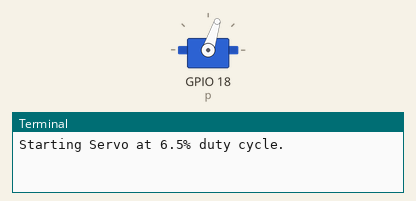
Recording of a program running on a simulated Raspberry Pi (BCM pin numbers). On the bench: servo, the last lines printed to the terminal. Servo angles are drawn from the pulse width (0.5 ms = 0°, 2.5 ms = 180°); speech is not drawn; the words are listed on the console. At 8.2 s the program stops and its outputs stay as they are.

Above: at 0.1 s.
At 1.6 s:
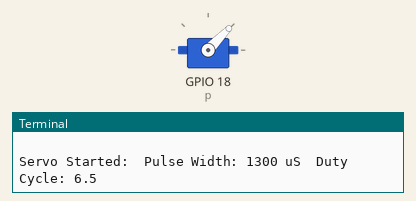
At 2.82 s:
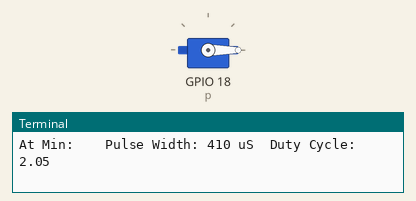
At 6.46 s:
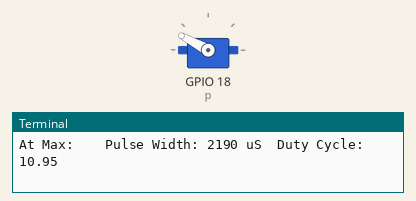
Timing chart, 0 to 9.7 s (numbered marks = the images above):
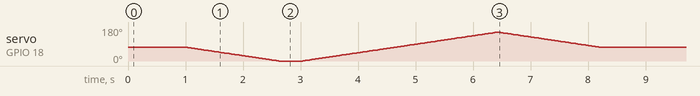

The program:

pwmOut.py
```python
import RPi.GPIO as IO
import time
import os
IO.setwarnings(False)
IO.setmode(IO.BCM)
IO.setup(18, IO.OUT)
p = IO.PWM(18, 50) # Pin 18  Frequency= 50 Hertz
pwStepTime = .02
pwStep = 10

pwMin = 400
pwMax = 2200
pwMid = int(pwMin + (pwMax - pwMin)/2)
pwDCmin = pwMin / 200
pwDCmax = pwMax / 200
pwDCrange = pwDCmax - pwDCmin
dc = lambda DC: (DC - pwMin) / (pwMax - pwMin) * pwDCrange  + pwDCmin

print("Starting Servo at {}% duty cycle.".format (dc(pwMid)))
p.start(dc(pwMid))

p.ChangeDutyCycle(dc(pwMid))
time.sleep(1)
os.system("espeak -ven-us+f4 -s150 \"Commence Sweep!\" 2>/dev/null")

print("\nServo Started:", end='')
print("\tPulse Width: {} uS\tDuty Cycle: {}".format(pwMid, dc(pwMid)))

try:
    for rd in range(pwMid, pwMin, -pwStep):
        p.ChangeDutyCycle(dc(rd))
#        print("Duty Cycle: {}".format(dc(rd)))
        time.sleep(pwStepTime)
    print("At Min:\t\tPulse Width: {} uS\tDuty Cycle: {}".format(rd, dc(rd)))

    for ld in range(pwMin, pwMax, pwStep):
        p.ChangeDutyCycle(dc(ld))
#        print("Duty Cycle: {}".format(dc(ld)))
        time.sleep(pwStepTime)
    print("At Max:\t\tPulse Width: {} uS\tDuty Cycle: {}".format(ld, dc(ld)))

    for md in range(pwMax, pwMid, -pwStep):
        p.ChangeDutyCycle(dc(md))
#        print("Duty Cycle: {}".format(dc(md)))
        time.sleep(pwStepTime)
    print("At Mid:\t\tPulse Width: {} uS\tDuty Cycle: {}".format(md, dc(md)))

except KeyboardInterrupt:
    print("Stopped by User\n\n")
finally:
    os.system("espeak -ven-us+f2 -s150 \"Stopping Now!\" 2>/dev/null")
    p.stop()
    IO.cleanup()

'''
for td in range(pwMid, pwMin, -100):
    print('Duty Cycle: {} '.format(dc(td)))
for td in range(pwMin, pwMax, 100):
    print('Duty Cycle: {} '.format(dc(td)))
for td in range(pwMax, pwMin, -100):
    print('Duty Cycle: {}'.format(dc(td)))
for td in range(pwMin, pwMid, 100):
    print('Duty Cycle: {}'.format(dc(td)))
'''
'''
p.ChangeDutyCycle(dc(1250)
time.sleep(.5)
p.ChangeDutyCycle(dc(1750)
time.sleep(.5)
p.ChangeDutyCycle(dc(1250)
'''
```
